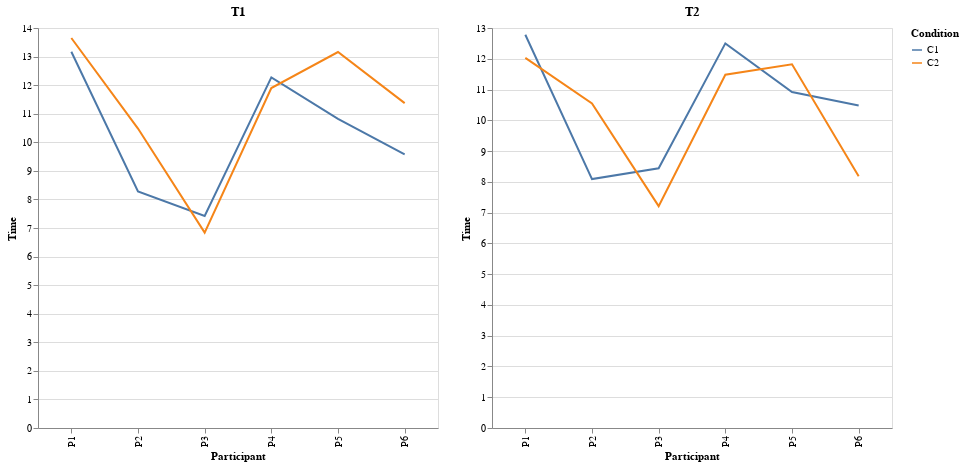

The code cell stored with this chart in its notebook:
### Markdown cell above
## Raw data

### Code cell
import pandas as pd
import altair as alt

# Create the DataFrames
data_T1 = {'C1': [13.17, 8.28, 7.42, 12.27, 10.82, 9.58],
           'C2': [13.65, 10.48, 6.84, 11.9, 13.16, 11.37]}
data_T2 = {'C1': [12.78, 8.09, 8.44, 12.5, 10.92, 10.48],
           'C2': [12.03, 10.55, 7.21, 11.48, 11.82, 8.18]}
index = ['P1', 'P2', 'P3', 'P4', 'P5', 'P6']

df_T1 = pd.DataFrame(data_T1, index=index).reset_index().rename(columns={"index": "Participant"})
df_T2 = pd.DataFrame(data_T2, index=index).reset_index().rename(columns={"index": "Participant"})

# Melt the DataFrames into a long format
df_T1_long = df_T1.melt(id_vars='Participant', var_name='Condition', value_name='Time')
df_T2_long = df_T2.melt(id_vars='Participant', var_name='Condition', value_name='Time')

# Create the line plots
chart_T1 = alt.Chart(df_T1_long).mark_line().encode(
    x='Participant',
    y='Time',
    color='Condition',
    tooltip=['Participant','Condition','Time'] # show Time and participant in a tooltip
).properties(
    width=400,
    height=400,
    title="T1"
).interactive()

chart_T2 = alt.Chart(df_T2_long).mark_line().encode(
    x='Participant',
    y='Time',
    color='Condition',
    tooltip=['Participant','Condition','Time'] # show Time and participant in a tooltip
).properties(
    width=400,
    height=400,
    title="T2"
).interactive()

(chart_T1 | chart_T2).display()

### Figure 1 — Vega-Lite specification as saved in the notebook (floating-point values rounded to 4 significant figures)
{"config": {"view": {"continuousWidth": 400, "continuousHeight": 300}}, "hconcat": [{"data": {"name": "data-f741e9b801d2a16e29a2159e9b8c5658"}, "mark": "line", "encoding": {"color": {"field": "Condition", "type": "nominal"}, "tooltip": [{"field": "Participant", "type": "nominal"}, {"field": "Condition", "type": "nominal"}, {"field": "Time", "type": "quantitative"}], "x": {"field": "Participant", "type": "nominal"}, "y": {"field": "Time", "type": "quantitative"}}, "height": 400, "selection": {"selector003": {"type": "interval", "bind": "scales", "encodings": ["x", "y"]}}, "title": "T1", "width": 400}, {"data": {"name": "data-f3703322a4ea379919b2ca3b0c7e484a"}, "mark": "line", "encoding": {"color": {"field": "Condition", "type": "nominal"}, "tooltip": [{"field": "Participant", "type": "nominal"}, {"field": "Condition", "type": "nominal"}, {"field": "Time", "type": "quantitative"}], "x": {"field": "Participant", "type": "nominal"}, "y": {"field": "Time", "type": "quantitative"}}, "height": 400, "selection": {"selector004": {"type": "interval", "bind": "scales", "encodings": ["x", "y"]}}, "title": "T2", "width": 400}], "$schema": "https://vega.github.io/schema/vega-lite/v4.17.0.json", "datasets": {"data-f741e9b801d2a16e29a2159e9b8c5658": [{"Participant": "P1", "Condition": "C1", "Time": 13.17}, {"Participant": "P2", "Condition": "C1", "Time": 8.28}, {"Participant": "P3", "Condition": "C1", "Time": 7.42}, {"Participant": "P4", "Condition": "C1", "Time": 12.27}, {"Participant": "P5", "Condition": "C1", "Time": 10.82}, {"Participant": "P6", "Condition": "C1", "Time": 9.58}, {"Participant": "P1", "Condition": "C2", "Time": 13.65}, {"Participant": "P2", "Condition": "C2", "Time": 10.48}, {"Participant": "P3", "Condition": "C2", "Time": 6.84}, {"Participant": "P4", "Condition": "C2", "Time": 11.9}, {"Participant": "P5", "Condition": "C2", "Time": 13.16}, {"Participant": "P6", "Condition": "C2", "Time": 11.37}], "data-f3703322a4ea379919b2ca3b0c7e484a": [{"Participant": "P1", "Condition": "C1", "Time": 12.78}, {"Participant": "P2", "Condition": "C1", "Time": 8.09}, {"Participant": "P3", "Condition": "C1", "Time": 8.44}, {"Participant": "P4", "Condition": "C1", "Time": 12.5}, {"Participant": "P5", "Condition": "C1", "Time": 10.92}, {"Participant": "P6", "Condition": "C1", "Time": 10.48}, {"Participant": "P1", "Condition": "C2", "Time": 12.03}, {"Participant": "P2", "Condition": "C2", "Time": 10.55}, {"Participant": "P3", "Condition": "C2", "Time": 7.21}, {"Participant": "P4", "Condition": "C2", "Time": 11.48}, {"Participant": "P5", "Condition": "C2", "Time": 11.82}, {"Participant": "P6", "Condition": "C2", "Time": 8.18}]}}
